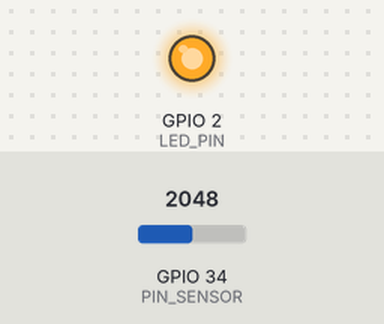
The sketch below on a simulated ESP32. Parts: output pins drawn as LEDs (lit = HIGH). The test bench sets the inputs (shaded band); at power-on: GPIO 34 (PIN_SENSOR) = 2048 (analog values on the 0–4095 scale). WiFi joins after 1.5 s; servers stay silent unless stated; uploads are accepted with an empty reply; what the sketch prints to the serial monitor is not drawn.

Above: at 3.7 s.
At 5.97 s:
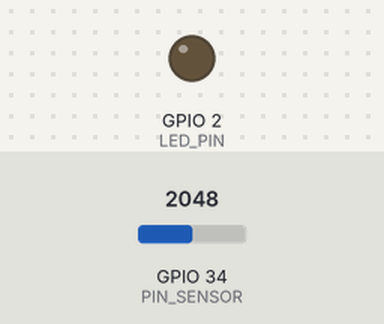
Timing chart, 0 to 9.8 s (numbered marks = the images above):
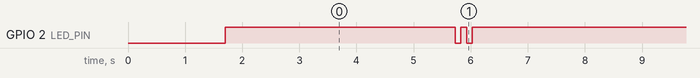

The sketch:

univesp-pi-5-iot.ino
```cpp
#include <WiFi.h>
#include <ESPmDNS.h>
#include <WiFiUdp.h>
#include <HTTPClient.h>
#include <ArduinoOTA.h>
#include <ArduinoJson.h>

// =============================
// Hardware
// =============================
#define LED_PIN 2
#define PIN_SENSOR 34

// =============================
// ADC e calibração
// =============================
const float VREF = 3.3;
const int ADC_RES = 4095;

float calibration = 580.7;
float offset = -50.7;

const int samples = 2000;

float filtered = 0;
float prevSample = 0;
float alpha = 0.995;

// =============================
// Constantes
// =============================
bool KEEP_ON = true;
bool KEEP_OFF = false;

// =============================
// WiFi
// =============================
const char* WIFI_SSID     = "XXXXX";
const char* WIFI_PASSWORD = "XXXXX";

// Configuração de IP fixo
//IPAddress local_IP(192, 168, 1, 128);   // IP desejado
//IPAddress gateway(192, 168, 1, 1);      // Gateway (roteador)
//IPAddress subnet(255, 255, 255, 0);     // Máscara de rede

const String API_URL = "https://xxxxxx/update/";

const unsigned long SENSORS_READ_INTERVAL = 5000;
const unsigned long LED_BLINK_INTERVAL = 100;

WiFiClient wifiClient;

// =============================
// Hardware
// =============================
void setupHardware() {

  Serial.begin(115200);

  pinMode(LED_PIN, OUTPUT);

  analogReadResolution(12);
  analogSetPinAttenuation(PIN_SENSOR, ADC_11db);

}

// =============================
// Leitura da tensão
// =============================
float readVoltageRMS()
{
  float sum = 0;

  for(int i=0;i<samples;i++)
  {
    int adc = analogRead(PIN_SENSOR);

    float voltage = (adc * VREF) / ADC_RES;

    filtered = alpha * (filtered + voltage - prevSample);

    prevSample = voltage;

    sum += filtered * filtered;

    delayMicroseconds(150);
  }

  float mean = sum / samples;

  float sensorRMS = sqrt(mean);

  float Vrms = (sensorRMS * calibration) + offset;

  if(Vrms < 0) Vrms = 0;

  return Vrms;
}

// =============================
// OTA
// =============================
void setupOTA() {

  ArduinoOTA.setHostname("ESP32");
  ArduinoOTA.setPassword("12345678");

  ArduinoOTA
    .onStart([]() {
      Serial.println("Iniciando atualização OTA");
      digitalWrite(LED_PIN, LOW);
    })
    .onEnd([]() {
      Serial.println("\nAtualização concluída");
      digitalWrite(LED_PIN, HIGH);
    })
    .onProgress([](unsigned int progress, unsigned int total) {
      Serial.printf("Progresso: %u%%\r", (progress / (total / 100)));
    })
    .onError([](ota_error_t error) {
      Serial.printf("Erro[%u]\n", error);
      digitalWrite(LED_PIN, HIGH);
    });

  ArduinoOTA.begin();
}

// =============================
// WiFi
// =============================
bool connectToWiFi() {

  Serial.print("\nConectando ao WiFi");

  WiFi.disconnect(true);
  delay(100);

  WiFi.begin(WIFI_SSID, WIFI_PASSWORD);

  for (int i = 0; i < 10; i++) {

    if (WiFi.status() == WL_CONNECTED) {

      Serial.println(" Conectado!");

      Serial.printf("IP: %s\n", WiFi.localIP().toString().c_str());

      Serial.print("MAC: ");
      Serial.println(WiFi.macAddress());

      setupOTA();

      blinkLED(1, KEEP_ON);

      return true;
    }

    delay(500 * (i + 1));

    Serial.print(".");
  }

  Serial.println("\nFalha na conexão");

  return false;
}

// =============================
// JSON
// =============================
void addSensorData(JsonArray& array, const char* type, float value) {

  JsonObject sensor = array.createNestedObject();

  sensor["type"] = type;
  sensor["value"] = value;

}

// =============================
// Envio para servidor
// =============================
void sendVoltageToServer(float voltage) {

  HTTPClient http;

  http.begin(API_URL);
  http.addHeader("Content-Type", "application/json");

  JsonDocument doc;

  doc["mac"] = WiFi.macAddress();

  // Array de sensores
  JsonArray sensors = doc.createNestedArray("sensors");

  JsonObject sensor = sensors.createNestedObject();
  sensor["type"] = "voltA";
  sensor["value"] = voltage;

  String json;
  serializeJson(doc, json);

  Serial.println("Enviando JSON:");
  Serial.println(json);

  int httpCode = http.POST(json);

  if (httpCode > 0) {
    Serial.printf("HTTP Code: %d\n", httpCode);
    blinkLED(2, KEEP_ON);
  } else {
    Serial.printf("Erro envio: %d\n", httpCode);
    blinkLED(5, KEEP_ON);
  }

  http.end();
}

// =============================
// LED
// =============================
void blinkLED(int times, bool keepOn) {

  for (int i = 0; i < times; i++) {

    digitalWrite(LED_PIN, keepOn ? LOW : HIGH);

    delay(LED_BLINK_INTERVAL);

    digitalWrite(LED_PIN, keepOn ? HIGH : LOW);

    delay(LED_BLINK_INTERVAL);

  }
}

// =============================
// Setup
// =============================
void setup() {

  setupHardware();

  connectToWiFi();

}

// =============================
// Loop
// =============================
void loop() {

  ArduinoOTA.handle();

  static unsigned long lastReadTime = 0;

  if (millis() - lastReadTime >= SENSORS_READ_INTERVAL) {

    if (WiFi.status() == WL_CONNECTED) {

      float voltage = readVoltageRMS();

      Serial.print("Tensão da rede: ");
      Serial.print(voltage,2);
      Serial.println(" V");

      sendVoltageToServer(voltage);

    } else {

      connectToWiFi();

    }

    lastReadTime = millis();

  }
}
```

Measured:
- by itself, GPIO 2 (LED_PIN): repeats every 6.1 s: HIGH 0.10 s, LOW 0.10 s, HIGH 5.8 s, LOW 0.10 s
